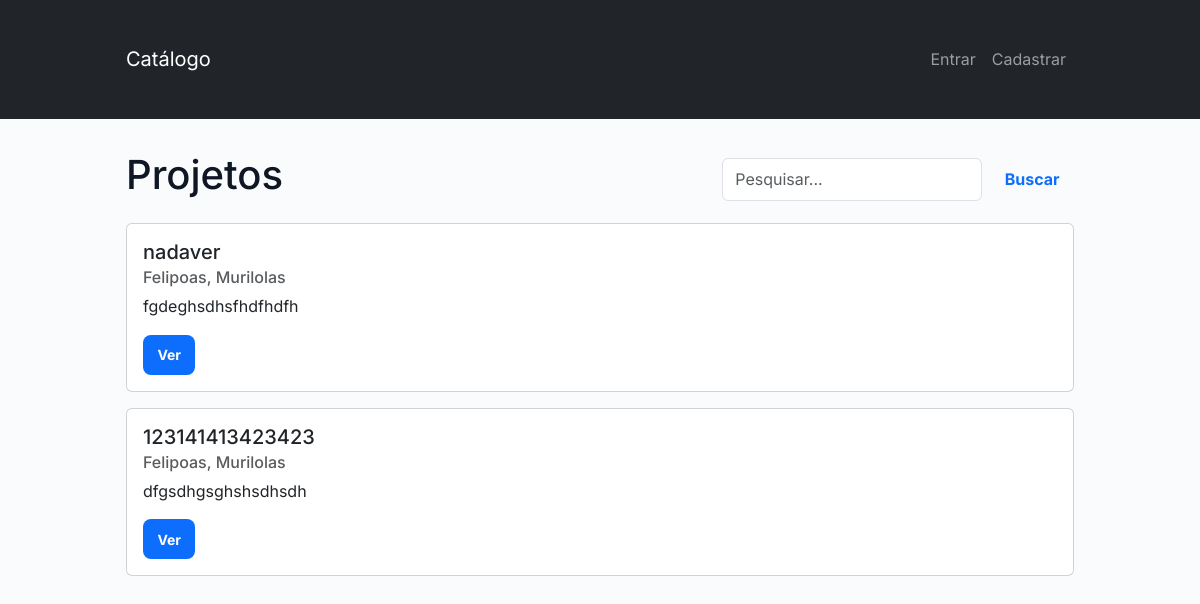
Before: / with the older database file.
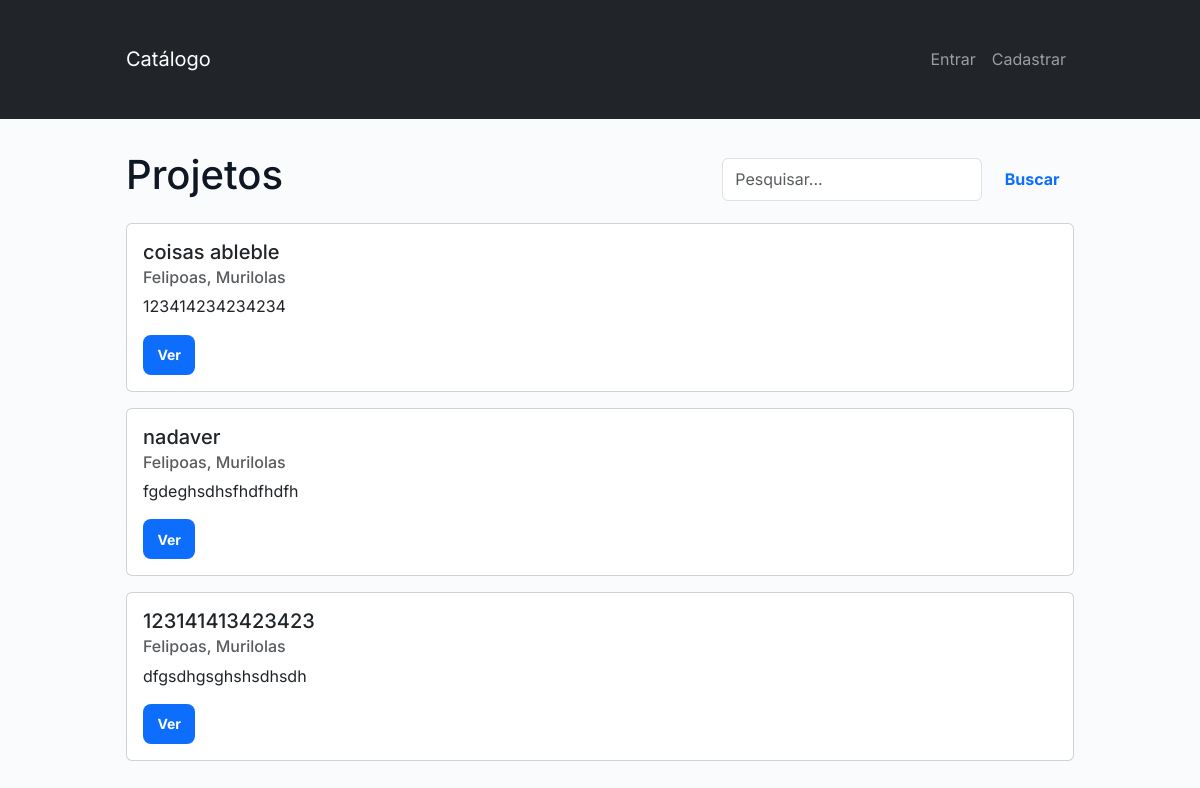
After: the same page with the newer database file.
### models.py (models this page shows)
class Project(db.Model):
    __tablename__ = 'project'
    id = db.Column(db.Integer, primary_key=True)
    title = db.Column(db.String(255), nullable=False)
    description = db.Column(db.Text, nullable=False)
    created_at = db.Column(db.DateTime, default=datetime.utcnow)
    file_path = db.Column(db.String(255))
    authors_text = db.Column(db.String(255))  # texto livre com nome dos autores
    authors = db.relationship('User', secondary=author_project, back_populates='projects')
    favorites = db.relationship('Favorite', back_populates='project', cascade='all, delete-orphan')

### app.py (the view)
    @app.route('/')
    def index():
        q = request.args.get('q', '').strip()
        page = request.args.get('page', 1, type=int)
        if q:
            projects = Project.query.filter(
                (Project.title.ilike(f'%{q}%')) |
                (Project.description.ilike(f'%{q}%')) |
                (Project.authors_text.ilike(f'%{q}%'))
            ).order_by(Project.created_at.desc())
        else:
            projects = Project.query.order_by(Project.created_at.desc())
        projects = projects.paginate(page=page, per_page=10, error_out=False)
        return render_template('index.html', projects=projects, q=q)

### templates/index.html (shortened to what this page needs)
{% extends 'base.html' %}
{% block content %}
<div class="d-flex justify-content-between align-items-center mb-3">
  <h1>Projetos</h1>
  <form class="d-flex" method="get" action="{{ url_for('index') }}">
    <input name="q" class="form-control me-2" placeholder="Pesquisar..." value="{{ q }}">
    <button class="btn btn-outline-primary">Buscar</button>
  </form>
</div>
{% for p in projects.items %}
  <div class="card mb-3">
    <div class="card-body">
      <h5 class="card-title">{{ p.title }}</h5>
      <h6 class="card-subtitle mb-2 text-muted">{{ p.authors_text or 'Autores não informados' }}</h6>
      <p class="card-text">{{ p.description[:250] }}{% if p.description|length > 250 %}...{% endif %}</p>
      <a class="btn btn-sm btn-primary" href="{{ url_for('project_detail', project_id=p.id) }}">Ver</a>
    </div>
  </div>
{% else %}
  <p>Nenhum projeto encontrado.</p>
{% endfor %}
{% endblock %}

### templates/base.html (shortened to what this page needs)
<!doctype html>
<html lang="pt-BR">
<head>
  <link href="https://cdn.jsdelivr.net/npm/bootstrap@5.3.0/dist/css/bootstrap.min.css" rel="stylesheet">
  <link rel="stylesheet" href="{{ url_for('static', filename='css/style.css') }}">
</head>
<body>
<nav class="navbar navbar-expand-lg navbar-dark bg-dark mb-4">
  <div class="container">
    <a class="navbar-brand" href="{{ url_for('index') }}">Catálogo</a>
    <div class="collapse navbar-collapse">
      <ul class="navbar-nav ms-auto">
        {% if current_user.is_authenticated %}
          <li class="nav-item"><a class="nav-link" href="#">Olá, {{ current_user.name }}</a></li>
          <li class="nav-item"><a class="nav-link" href="{{ url_for('create_project') }}">Novo Projeto</a></li>
          {% if current_user.is_admin %}<li class="nav-item"><a class="nav-link" href="{{ url_for('admin_panel') }}">Admin</a></li>{% endif %}
          <li class="nav-item"><a class="nav-link" href="{{ url_for('logout') }}">Sair</a></li>
        {% else %}
          <li class="nav-item"><a class="nav-link" href="{{ url_for('login') }}">Entrar</a></li>
          <li class="nav-item"><a class="nav-link" href="{{ url_for('register') }}">Cadastrar</a></li>
        {% endif %}
      </ul>
    </div>
  </div>
</nav>
<div class="container">
  {% block content %}{% endblock %}
</div>
</body>
</html>

### static/css/style.css (style rules this page uses)
:root { --bg: #fafbfd; --card-bg: #ffffff; --muted: #6b7280; --accent: #0d6efd; --accent-2: #06b6d4; --danger: #ef4444; --radius: 10px; --shadow-sm: 0 6px 18px rgba(16,24,40,0.06); --shadow-md: 0 18px 40px rgba(16,24,40,0.08); --text: #0f1724; --subtle: rgba(15,23,36,0.04); }
* { box-sizing:border-box }
html,body { height:100% }
body { margin:0; background:var(--bg); color:var(--text); font-family: "Inter", system-ui, -apple-system, "Segoe UI", Roboto, "Helvetica Neue", Arial; -webkit-font-smoothing:antialiased; -moz-osx-font-smoothing:grayscale; line-height:1.45; -webkit-font-feature-settings: "liga" 1; }
.container { max-width:980px; margin:2.0rem auto; padding:0 1rem; }
.btn { display:inline-block; padding:0.6rem 0.9rem; border-radius:8px; font-weight:700; text-decoration:none; cursor:pointer; border:none; }
.btn-primary { background:var(--accent); color:white; }
.text-muted { color:var(--muted) }

Changed rows visible on the page:
added Project: title "coisas ableble", authors_text "Felipoas, Murilolas", description "123414234234234"
